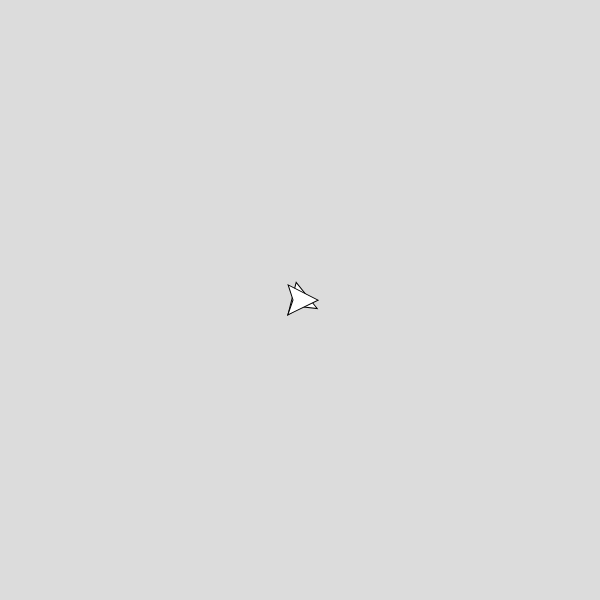
Frame 1 (no input)
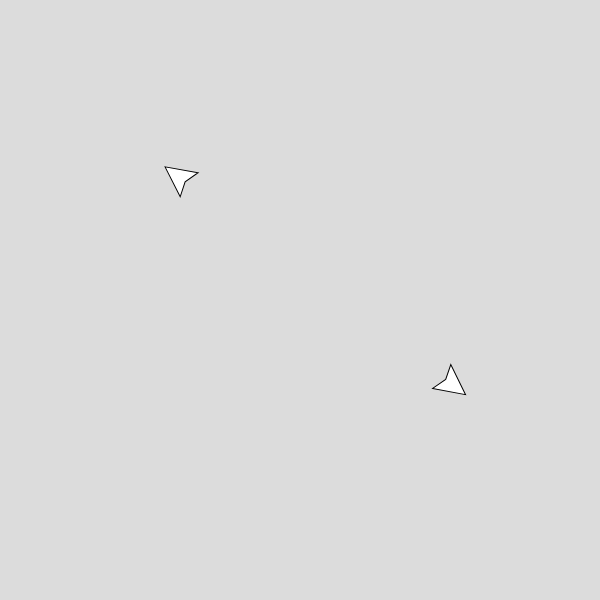
Frame 60 (no input)
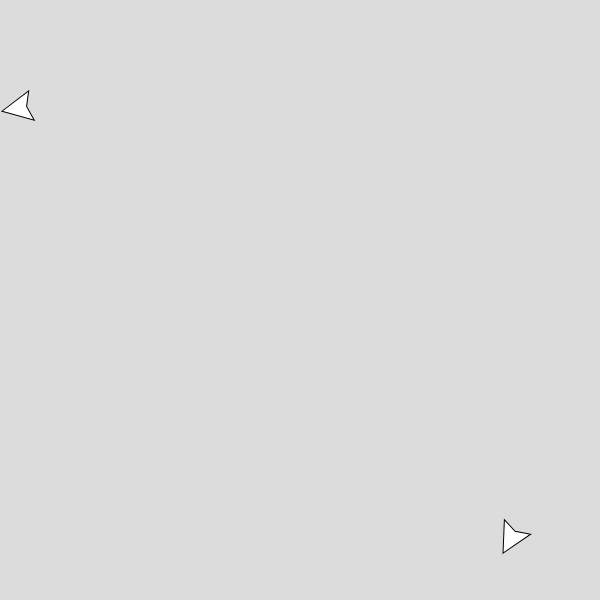
Frame 120 (the mouse pressed at the canvas centre since frame 60)

The p5.js sketch that drew these frames (run headless with seeded random() and noise() and a simulated clock; from frame 60 on, the mouse is pressed at the canvas centre):

// p5.js sketch
// ── sketch.js

let boids = [];

let boid2;

function setup() {
  createCanvas(600, 600);

  noStroke()

  for (let i = 0; i < 1; i++) {
    boids.push(new Boid(width/2, height/2, random(0, 2*PI)));
  }

  boid2 = new Boid(width/2, height/2);
  boids.push(boid2);

}

function draw() {
  background(220);

  // boid2.pos.x = moruseX; boid2.pos.y = mouseY;
  // boid2.socialDistance(boids);

  for (let boid of boids) {
    boid.update(boids)
    boid.draw();
  }

  

}




function drawArrow(base, vec, myColor) {
  return;
  // vec = p5.Vector.sub(vec, base);

  push();
  stroke(myColor);
  strokeWeight(3);
  fill(myColor);
  translate(base.x, base.y);
  line(0, 0, vec.x, vec.y);
  rotate(vec.heading());
  let arrowSize = 7;
  translate(vec.mag() - arrowSize, 0);
  triangle(0, arrowSize / 2, 0, -arrowSize / 2, arrowSize, 0);
  pop();
}
// ── boid.js

const maxRotationVel = 0.07;
const boidVel = 3;
const turningFriction = 0.008;

const wallForce = 0.0085;
const socialDistanceForce = 0.01;

const socialDistanceSize = 100;
const wallDistance = 150;

class Boid {
  constructor(x = width/2, y = height/2, r = 0) {
    this.pos = createVector(x, y);

    this.vel = boidVel;
    // this.vel = 0;

    this.rotation = r
    this.rotationVel = 0

    this.color = 'white';
  }
  


  draw() {
    push()
    translate(this.pos.x, this.pos.y)
    rotate(this.rotation);
    stroke(0);
    fill(this.color);
    beginShape();
    vertex(15, 0);
    vertex(-15, -15);
    vertex(-10, 0);
    vertex(-15, 15);
    endShape(CLOSE);
    noFill();
    // circle(0,0,socialDistanceSize*2);
    pop()
  }

  goToGoalVector(goalVectorDir, rotationalForce) {

    if (((this.rotation - goalVectorDir) + 2*PI) % (2*PI) > PI) { 
      this.applyRotationForce(rotationalForce); // turn right
    } 
    else {
      this.applyRotationForce(-rotationalForce);
    }
  }

  applyRotationForce(changeRotationVelocity) {
    this.rotationVel += changeRotationVelocity;
  }

  applyWallForce() {
    let nearWall = false;
    let forces = []
    if (this.pos.x < wallDistance) {
      nearWall = true;
      forces.push(0) // right
    }
    if (this.pos.y < wallDistance) {
      nearWall = true;
      forces.push(PI/2)
    }
    if (this.pos.x > width - wallDistance) {
      nearWall = true;
      forces.push(PI) // right
    }
    if (this.pos.y > height - wallDistance) {
      nearWall = true;
      forces.push(3*PI/2)
    }

    if (!nearWall) {
      this.color = 'white';
    }
    else {
      // this formula does not work :c
      // let sum = forces.reduce((partialSum, num) => (partialSum + num), 0)
      // let avg = sum / forces.length;

      let sums = forces.reduce((partialSums, angle) => {
        partialSums.y += sin(angle);
        partialSums.x += cos(angle);
        return partialSums;
      }, createVector(0, 0))
      // dividing by forces.length for y and x component is redundant
      // let avg = atan2(sums[0] / forces.length, sums[1] / forces.length)
      let avg = atan2(sums.y, sums.x);

      drawArrow(this.pos, createVector(100*cos(avg), 100*sin(avg)), 'purple')
      this.goToGoalVector(avg, wallForce);
    }
  }

  socialDistance(boid) {
    // if (boid == this) continue;
    let deltaX = abs(this.pos.x - boid.pos.x);
    let deltaY = abs(this.pos.y - boid.pos.y);
    if (socialDistanceSize*socialDistanceSize >= deltaX*deltaX + deltaY*deltaY) {

      // let boidDirectionVector = boid.rotation;
      let boidToThisVector = createVector(this.pos.x - boid.pos.x, this.pos.y - boid.pos.y)
      
      let goalVector = boidToThisVector;

      drawArrow(boid.pos, boidToThisVector, 'green');
      this.goToGoalVector(goalVector.heading(), socialDistanceForce);

    }

  }


  assimilate(boid) {

  }

  update(allBoids) {

    this.applyWallForce();

    for (let boid of allBoids) {
      if (boid == this) continue;
      this.socialDistance(boid);
      this.assimilate(boid);
    }

    // this.rotationVel = (mouseX / width - 0.5)/5;

    // rotate by rotation velocity
    if (this.rotationVel > maxRotationVel) this.rotationVel = maxRotationVel
    if (this.rotationVel < -maxRotationVel) this.rotationVel = -maxRotationVel
    this.rotation += this.rotationVel;
    if (abs(this.rotationVel) < turningFriction) this.rotationVel = 0;
    if (this.rotationVel > turningFriction) this.rotationVel -= turningFriction;
    if (this.rotationVel < -turningFriction) this.rotationVel += turningFriction;

    // move position by velocity
    this.pos.x += this.vel * cos(this.rotation)
    this.pos.y += this.vel * sin(this.rotation)
    
    /*
    // if pos off the screen, then wrap around
    if (this.pos.x > width) this.pos.x = 0
    if (this.pos.x < 0) this.pos.x = width;
    if (this.pos.y > height) this.pos.y = 0
    if (this.pos.y < 0) this.pos.y = height;
    */
    
    if (this.pos.x > width) this.pos.x = width
    if (this.pos.x < 0) this.pos.x = 0;
    if (this.pos.y > height) this.pos.y = height
    if (this.pos.y < 0) this.pos.y = 0;
    

    // if rotation greater than 2pi, then wrap around
    this.rotation = this.rotation % (2*PI);
  }











  
  // OLDsocialDistance(allBoids) {
  //   const maxDistanceSq = socialDistanceSize*socialDistanceSize;

  //   let isNearBoid = false;

  //   for (let boid of allBoids) {
  //     if (boid == this) continue;
  //     let deltaX = abs(this.pos.x - boid.pos.x);
  //     let deltaY = abs(this.pos.y - boid.pos.y);
  //     if (maxDistanceSq >= deltaX*deltaX + deltaY*deltaY) {
  //       isNearBoid = true;

  //       // let boidDirectionVector = boid.rotation;
  //       let boidToThisVector = createVector(this.pos.x - boid.pos.x, this.pos.y - boid.pos.y)
  //       let thetaBetween = (boid.rotation - boidToThisVector.heading()) % (2*PI);
  //       let projectionOntoBoidDirectionVectorMag = boidToThisVector.mag() * cos(thetaBetween);
  //       let projectionOntoBoidDirectionVector = createVector(
  //         projectionOntoBoidDirectionVectorMag * cos(boid.rotation), 
  //         projectionOntoBoidDirectionVectorMag * sin(boid.rotation)
  //       )
  //       let goalVector = p5.Vector.sub(boidToThisVector, projectionOntoBoidDirectionVector);
  //       let goalVectorDir = goalVector.heading();
  //       // drawArrow()
  //       drawArrow(boid.pos, boidToThisVector, 'yellow');
  //       drawArrow(boid.pos, projectionOntoBoidDirectionVector, 'blue');
  //       drawArrow(boid.pos, goalVector, 'green');
        
  //       if (((this.rotation - goalVectorDir) + 2*PI) % (2*PI) > PI) { 
  //         this.applyRotationForce(0.01); // turn right
  //         console.log('right')
  //       } 
  //       else {
  //         this.applyRotationForce(-0.01);
  //         console.log('left')
  //       }
  //     }
  //   }
  //   if (isNearBoid) {
  //     this.color = 'red';
  //     // this.applyRotationForce(random([-1, 1]) * 0.01);
  //   }
  //   else {
  //     this.color = 'white'
  //   }
  // }


}



// ── button.js
class Button {
  constructor(text, x, y, w, h, rounding, color, stroke) {
    this.text = text;
    this.x = x;
    this.y = y;
    this.w = w;
    this.h = h;
    this.rounding = rounding;
    this.color = color;
    this.stroke = stroke;
  }

  draw() {
    push()
    stroke(this.stroke);
    fill(this.color);
    rect(this.x, this.y, this.w, this.h, this.rounding);

    fill(this.stroke);
    textAlign(CENTER, CENTER);
    textSize(13);
    text(this.text, this.x + this.w/2, this.y + this.h/2);
    pop();
  }

  checkHover() {
    return (
      this.x <= mouseX && mouseX <= this.x + this.w
      && this.y <= mouseY && mouseY <= this.y + this.h
    )
  }

  
}
